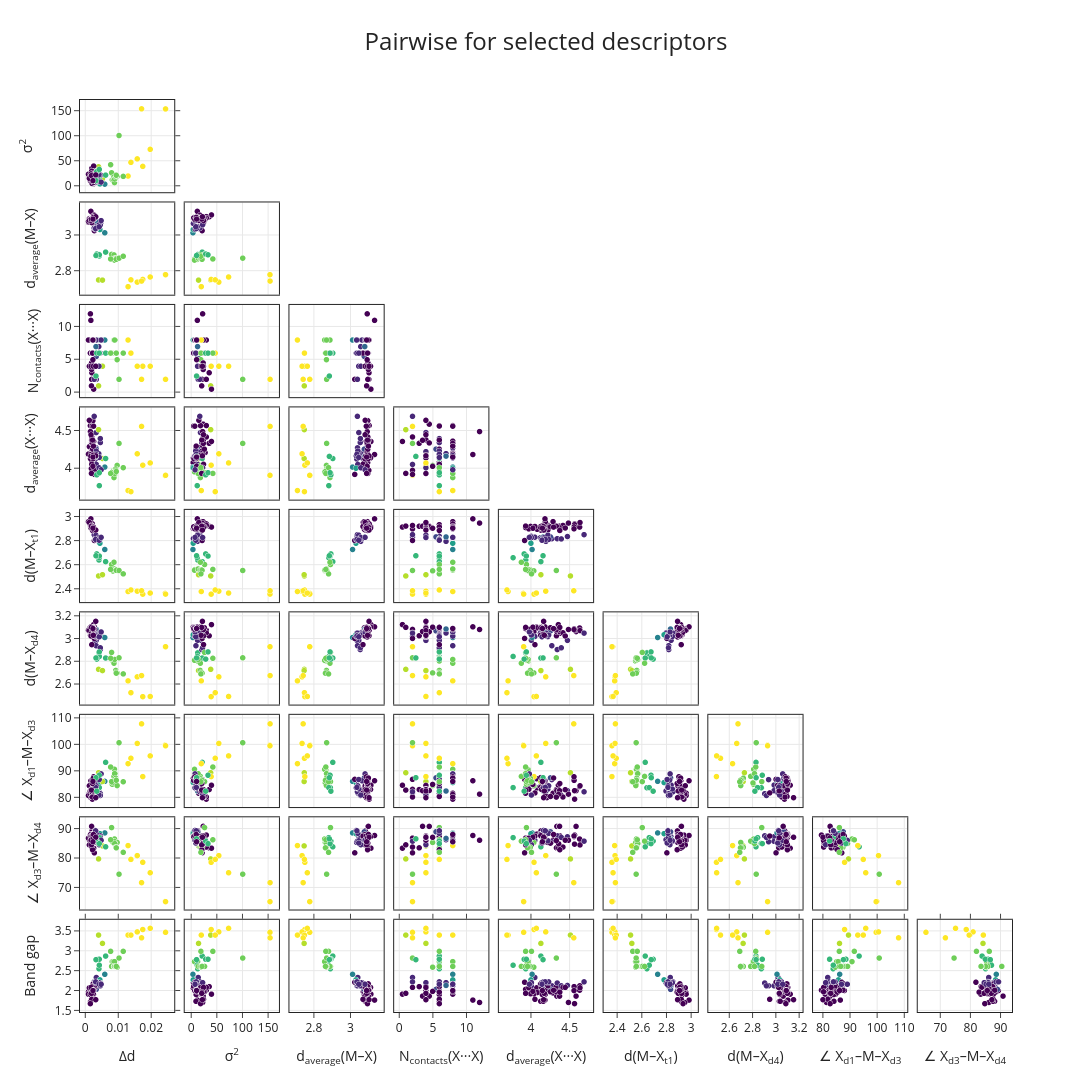

The code cell stored with this chart in its notebook:
### Code cell
fig_5 = descriptor_pairwise(dataframe=data, composition_aid=composition_aid, feature_names=['delta_d', 'sigma_2', 'd_average', 'N_XX', 'XX_average', 'X_t1', 'X_d4', 'd1_d3', 'd3_d4', 'Bandgap'])
fig_5.show()
fig_5.write_html(os.path.join(path_to_image, 'descriptor_pairwises.html'))
fig_5.write_image(os.path.join(path_to_image, 'descriptor_pairwises.png'), scale=2)
